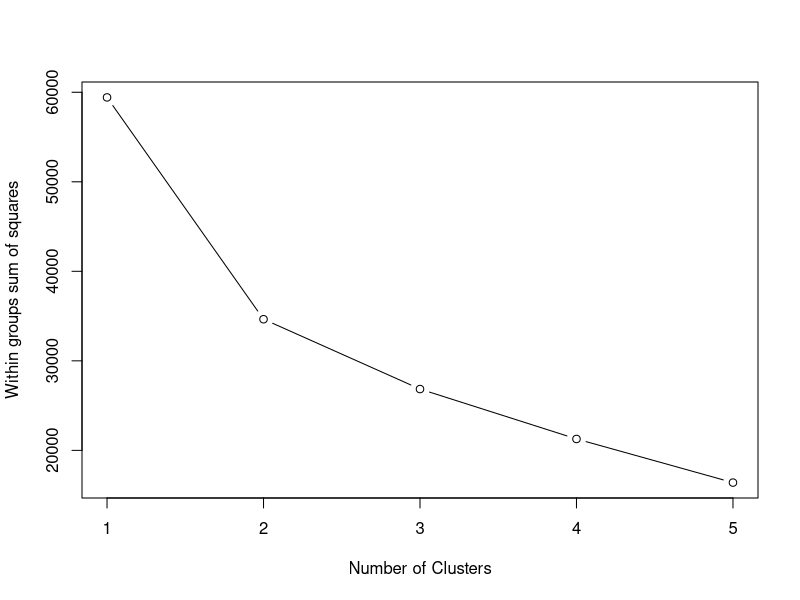
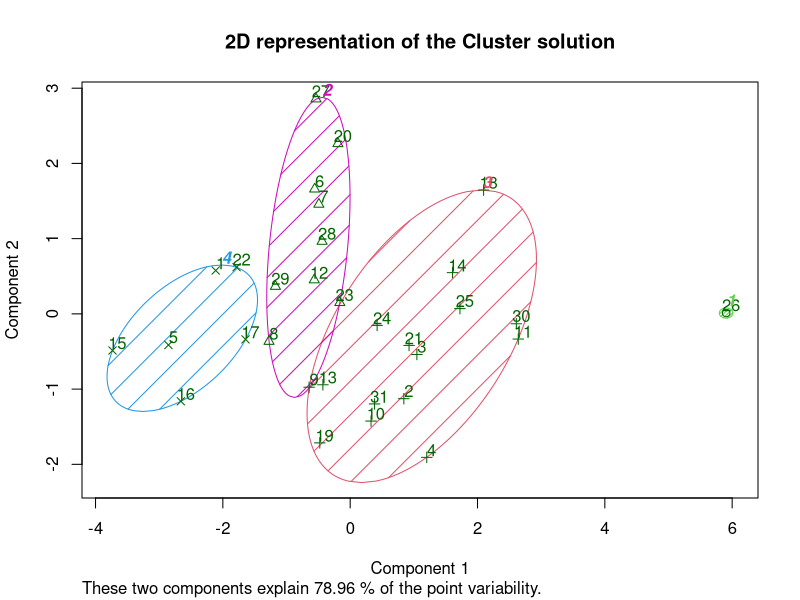

Source code (R) for these figures, in order:
df <- read.csv("data_Lab5.csv")

str(df)
dim(df)
any(is.na(df))
duplicated(df)

df.washers <- df[,2:7]
dist(df.washers,method="euclidean")
dist(df.washers,method="manhattan")

kmeansFit <- kmeans(df.washers,4)
attributes(kmeansFit)
kmeansFit$centers
kmeansFit$cluster

# Number of Clusters Selection Plot.
wssplot <- function(data, nc=15, seed=1234) {
    wss <- (nrow(data)-1)*sum(apply(data,2,var))
    
    for (i in 2:nc) {
        set.seed(seed)
        wss[i] <- sum(kmeans(data, centers=i)$withinss)
    }
    
    plot(1:nc, wss, type="b", xlab="Number of Clusters", ylab="Within groups sum of squares")
}

wssplot(df.washers, 5)


# Alternative
library(cluster)
clusplot(df.washers,
         kmeansFit$cluster,
         main='2D representation of the Cluster solution',
         color=TRUE, shade=TRUE,labels=2, lines=0)